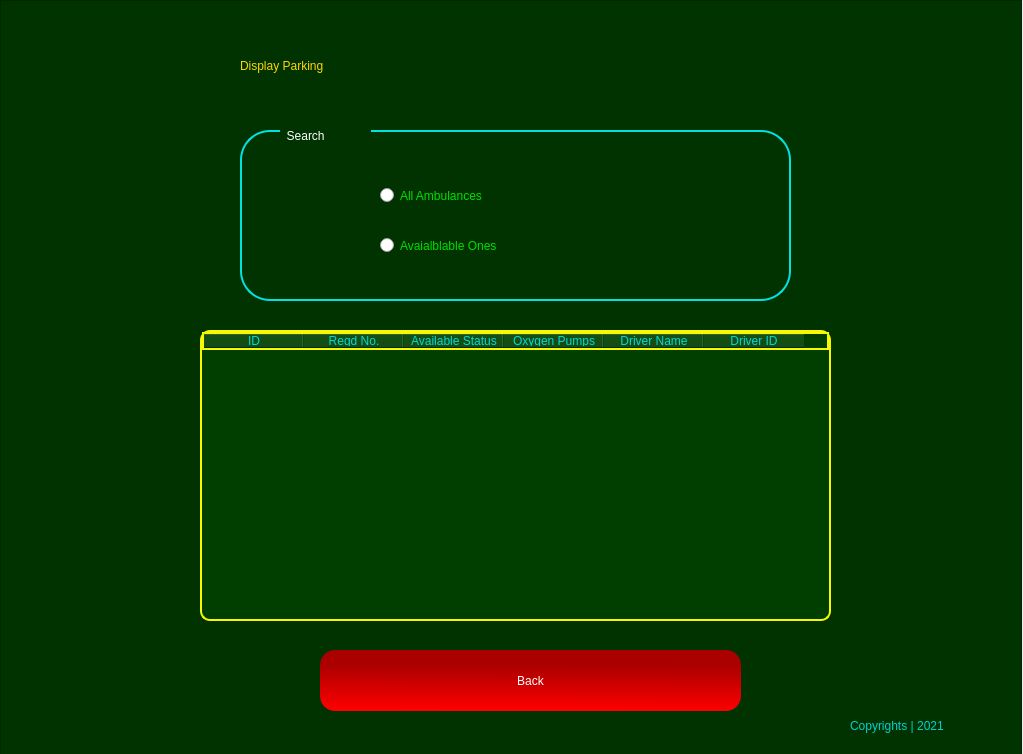
<?xml version="1.0" encoding="UTF-8"?>
<ui version="4.0">
 <class>Form</class>
 <widget class="QWidget" name="Form">
  <property name="geometry">
   <rect>
    <x>0</x>
    <y>0</y>
    <width>1023</width>
    <height>754</height>
   </rect>
  </property>
  <property name="windowTitle">
   <string>Form</string>
  </property>
  <widget class="QFrame" name="frame">
   <property name="geometry">
    <rect>
     <x>0</x>
     <y>0</y>
     <width>1022</width>
     <height>761</height>
    </rect>
   </property>
   <property name="styleSheet">
    <string notr="true">QFrame{

background-color: rgb(0, 51, 0);
color: rgb(0, 0, 0);

}
</string>
   </property>
   <property name="frameShape">
    <enum>QFrame::StyledPanel</enum>
   </property>
   <property name="frameShadow">
    <enum>QFrame::Raised</enum>
   </property>
   <widget class="QLabel" name="label_5">
    <property name="geometry">
     <rect>
      <x>240</x>
      <y>30</y>
      <width>591</width>
      <height>71</height>
     </rect>
    </property>
    <property name="styleSheet">
     <string notr="true">font: 87 36pt &quot;Arial Black&quot;;
color: rgb(255, 213, 0);</string>
    </property>
    <property name="text">
     <string>Display Parking</string>
    </property>
   </widget>
   <widget class="QLabel" name="label_7">
    <property name="geometry">
     <rect>
      <x>30</x>
      <y>670</y>
      <width>71</width>
      <height>61</height>
     </rect>
    </property>
    <property name="styleSheet">
     <string notr="true">background-image: url(:/newPrefix/—Pngtree—red and black logo_5517319.png);</string>
    </property>
    <property name="text">
     <string/>
    </property>
    <property name="pixmap">
     <pixmap resource="mainLogo.qrc">:/newPrefix/—Pngtree—red and black logo_5517319.png</pixmap>
    </property>
    <property name="scaledContents">
     <bool>true</bool>
    </property>
   </widget>
   <widget class="QLabel" name="label_8">
    <property name="geometry">
     <rect>
      <x>850</x>
      <y>710</y>
      <width>161</width>
      <height>31</height>
     </rect>
    </property>
    <property name="styleSheet">
     <string notr="true">font: 25 12pt &quot;Bahnschrift Light&quot;;
color: rgb(0, 208, 208);</string>
    </property>
    <property name="text">
     <string>Copyrights | 2021</string>
    </property>
   </widget>
   <widget class="QPushButton" name="backBtn">
    <property name="geometry">
     <rect>
      <x>320</x>
      <y>650</y>
      <width>421</width>
      <height>61</height>
     </rect>
    </property>
    <property name="styleSheet">
     <string notr="true">QPushButton{
background-color: qlineargradient(spread:pad, x1:0.512, y1:0.238636, x2:0.493, y2:1, stop:0 rgba(170, 0, 0, 255), stop:1 rgba(255, 0, 0, 255));
border-radius:15px;
color: #FFF;
	font: 75 14pt &quot;Microsoft PhagsPa&quot;;

}

QPushButton:hover{

	background-color: rgb(138, 0, 0);
}</string>
    </property>
    <property name="text">
     <string>Back</string>
    </property>
   </widget>
   <widget class="QTableWidget" name="tableWidget">
    <property name="geometry">
     <rect>
      <x>200</x>
      <y>330</y>
      <width>631</width>
      <height>291</height>
     </rect>
    </property>
    <property name="styleSheet">
     <string notr="true">border: 2px solid rgb(248, 248, 0);
border-radius: 10px;
background-color: rgb(0, 63, 0);
color: rgb(0, 217, 217);</string>
    </property>
    <column>
     <property name="text">
      <string>ID</string>
     </property>
    </column>
    <column>
     <property name="text">
      <string>Regd No.</string>
     </property>
    </column>
    <column>
     <property name="text">
      <string>Available Status</string>
     </property>
    </column>
    <column>
     <property name="text">
      <string>Oxygen Pumps</string>
     </property>
    </column>
    <column>
     <property name="text">
      <string>Driver Name</string>
     </property>
    </column>
    <column>
     <property name="text">
      <string>Driver ID</string>
     </property>
    </column>
   </widget>
   <widget class="QFrame" name="frame_2">
    <property name="geometry">
     <rect>
      <x>240</x>
      <y>130</y>
      <width>551</width>
      <height>171</height>
     </rect>
    </property>
    <property name="styleSheet">
     <string notr="true">QFrame{

border: 2px solid rgb(0, 226, 226);
border-radius: 30px;

}</string>
    </property>
    <property name="frameShape">
     <enum>QFrame::StyledPanel</enum>
    </property>
    <property name="frameShadow">
     <enum>QFrame::Raised</enum>
    </property>
    <widget class="QLabel" name="label">
     <property name="geometry">
      <rect>
       <x>40</x>
       <y>-10</y>
       <width>91</width>
       <height>31</height>
      </rect>
     </property>
     <property name="styleSheet">
      <string notr="true">border: none;
font: 12pt &quot;MS Shell Dlg 2&quot;;
color: rgb(255, 255, 255);</string>
     </property>
     <property name="text">
      <string>  Search</string>
     </property>
    </widget>
    <widget class="QRadioButton" name="allRadio">
     <property name="geometry">
      <rect>
       <x>140</x>
       <y>40</y>
       <width>291</width>
       <height>51</height>
      </rect>
     </property>
     <property name="styleSheet">
      <string notr="true">font: 16pt &quot;Myanmar Text&quot;;
color: rgb(0, 222, 0)</string>
     </property>
     <property name="text">
      <string>All Ambulances</string>
     </property>
    </widget>
    <widget class="QRadioButton" name="availRadio">
     <property name="geometry">
      <rect>
       <x>140</x>
       <y>90</y>
       <width>291</width>
       <height>51</height>
      </rect>
     </property>
     <property name="styleSheet">
      <string notr="true">font: 16pt &quot;Myanmar Text&quot;;
color: rgb(0, 222, 0)</string>
     </property>
     <property name="text">
      <string>Avaialblable Ones</string>
     </property>
    </widget>
   </widget>
  </widget>
 </widget>
 <resources>
  <include location="mainLogo.qrc"/>
  <include location="mainLogo.qrc"/>
 </resources>
 <connections/>
</ui>
